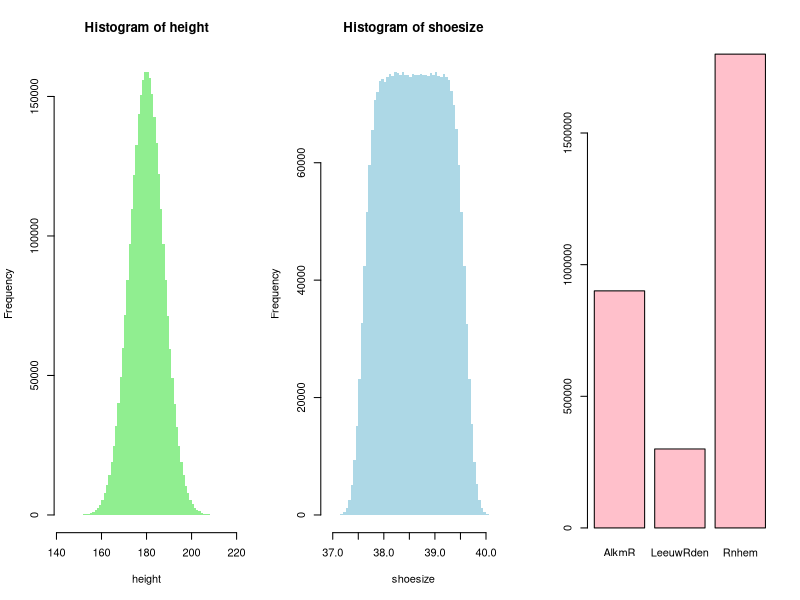
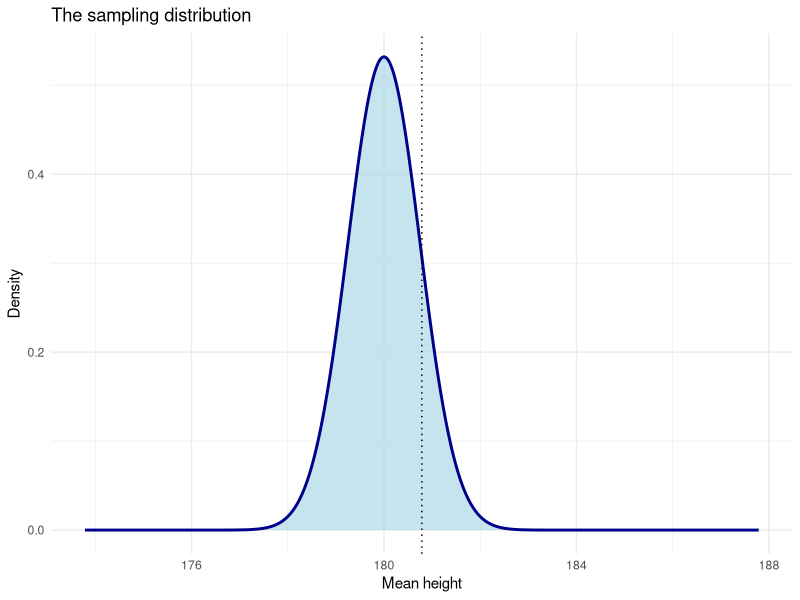
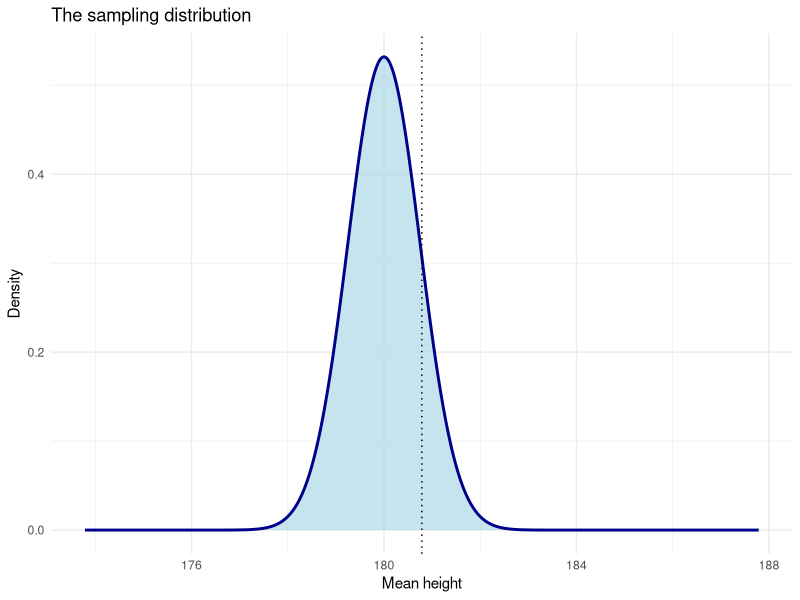
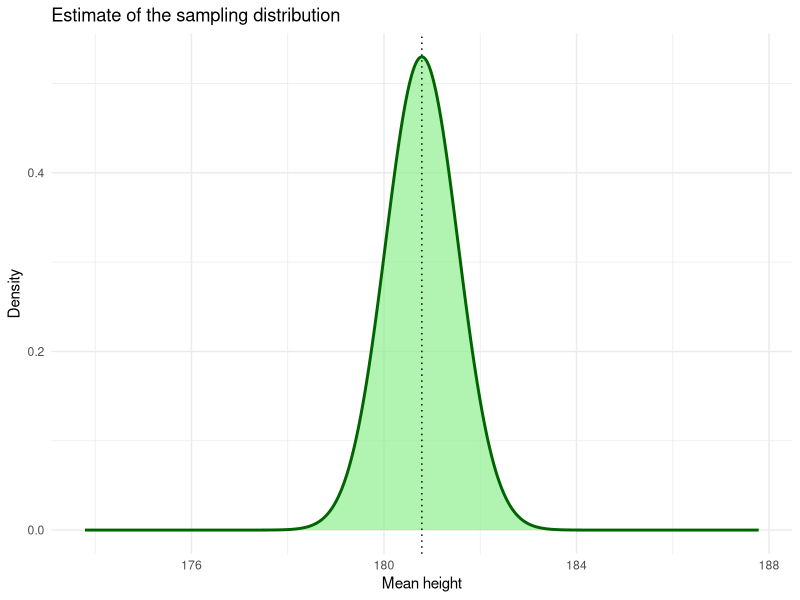
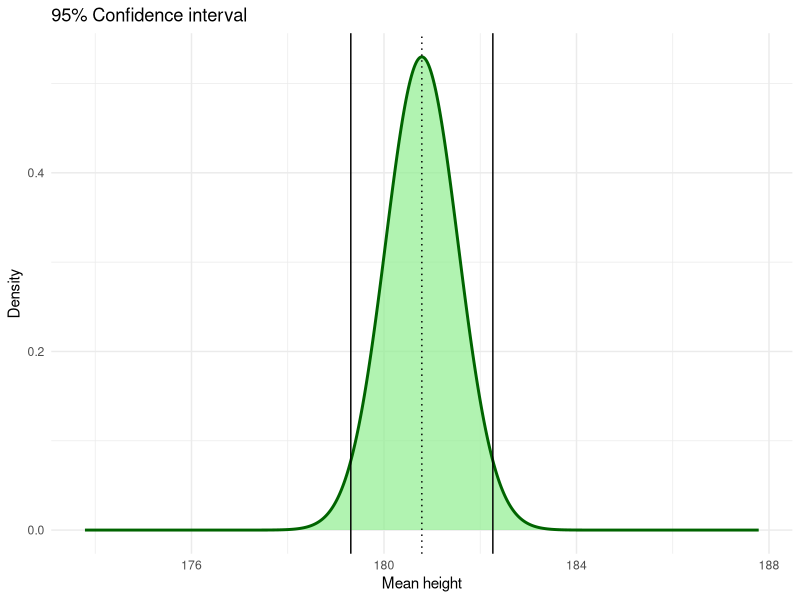
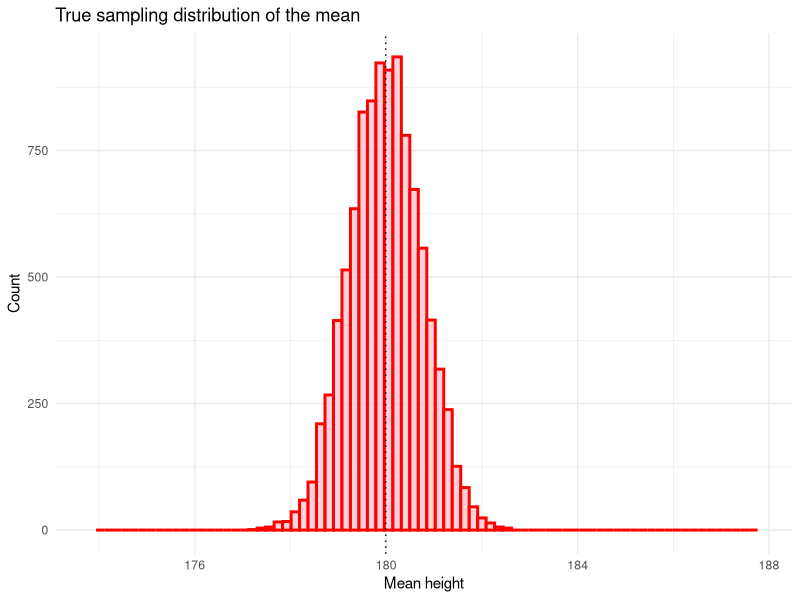
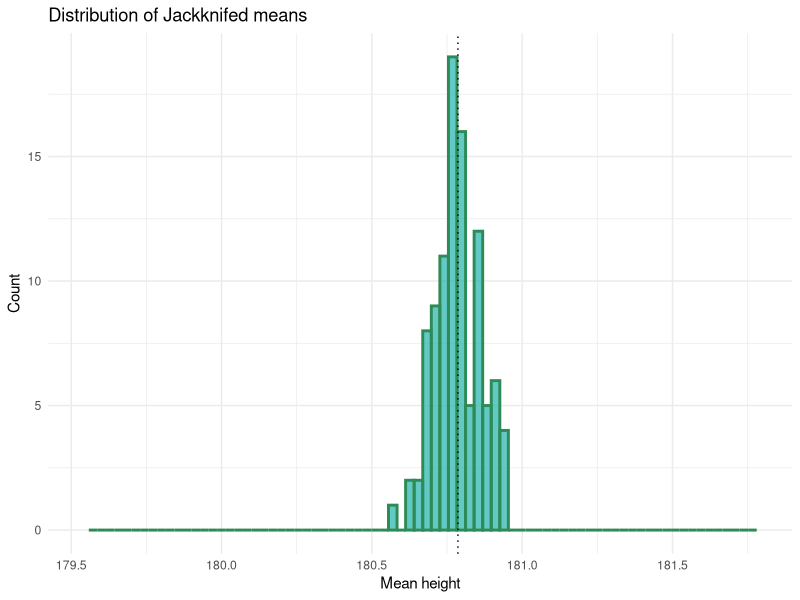
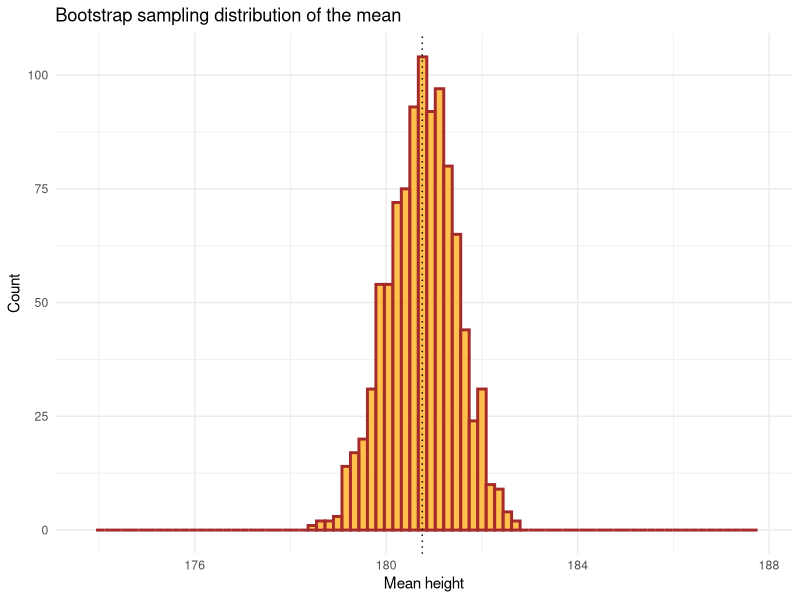

Here is the R script that generated these plots, in order:
## ---- chunk 1
knitr::opts_chunk$set(dev        = "png",
                      dev.args   = list(bg = "transparent"), 
                      fig.align  = "center",
                      message    = FALSE, 
                      warning    = FALSE)
## ---- chunk 2
library(dplyr)    # Data manipulation
library(magrittr) # Pipes
library(ggplot2)  # Plotting suite
library(boot)     # Bootstrapping functions
## ---- chunk 3
set.seed(54321)
 
height   <- rnorm(3e6, mean = 180, sd = 7.5)
shoesize <- 35 + 0.02*height + runif(3e6, -1, 1)
city     <- sample(c("Rnhem", "AlkmR", "LeeuwRden"), size = 3e6, 
                   prob = c(0.6, 0.3, 0.1), replace = TRUE)

sumR <- data.frame(height, shoesize, city)
## ---- chunk 4
par(mfrow = c(1,3))
hist(height,   breaks = 80, col = "light green", border = "transparent")
hist(shoesize, breaks = 80, col = "light blue",  border = "transparent")
table(city) %>% barplot(col = "pink")
## ---- chunk 5
samp100 <- sample(3e6, size = 100)
sdat100 <- sumR[samp100, ]
head(sdat100)
## ---- chunk 6
m <- mean(sdat100$height)
m
## ---- chunk 7
x <- seq(m - 7, m + 7, len = 1000)
p <- 
  data.frame(x, y = dnorm(x = x, 180, .75)) %>% 
  ggplot(aes(x = x, y = y)) +
  geom_polygon(fill = "light blue", alpha = 0.7) +
  geom_line(lwd = 1, col = "dark blue") +
  geom_vline(xintercept = m, lty = 3) +
  labs(x = "Mean height", y = "Density", 
       title = "The sampling distribution",
       fill = "") +
  theme_minimal()

plot(p)
## ---- chunk 8
se <- sd(sdat100$height)/sqrt(100)
se
## ---- chunk 9
x <- seq(m - 7, m + 7, len = 1000)
p <- 
  data.frame(x, y = dnorm(x = x, 180, .75)) %>% 
  ggplot(aes(x = x, y = y)) +
  geom_polygon(fill = "light blue", alpha = 0.7) +
  geom_line(lwd = 1, col = "dark blue") +
  geom_vline(xintercept = m, lty = 3) +
  labs(x = "Mean height", y = "Density", 
       title = "The sampling distribution",
       fill = "") +
  theme_minimal()

plot(p)
## ---- chunk 10
p <- 
  data.frame(x, y = dnorm(x = x, m, se)) %>% 
  ggplot(aes(x = x, y = y)) +
  geom_polygon(fill = "light green", alpha = 0.7) +
  geom_line(lwd = 1, col = "dark green") +
  geom_vline(xintercept = m, lty = 3) +
  labs(x = "Mean height", y = "Density", 
       title = "Estimate of the sampling distribution",
       fill = "") +
  theme_minimal()

plot(p)
## ---- chunk 11
(ci <- c(m - 1.96*se, m + 1.96*se))
## ---- chunk 12
p <- 
  data.frame(x, y = dnorm(x = x, m, se)) %>% 
  ggplot(aes(x = x, y = y)) +
  geom_polygon(fill = "light green", alpha = 0.7) +
  geom_line(lwd = 1, col = "dark green") +
  geom_vline(xintercept = m, lty = 3) +
  geom_vline(xintercept = ci[1]) +
  geom_vline(xintercept = ci[2]) +
  labs(x = "Mean height", y = "Density", 
       title = "95% Confidence interval",
       fill = "") +
  theme_minimal()

plot(p)
## ---- chunk 13
means <- numeric(10000)

for (i in 1:10000) {
  
  means[i] <- mean(sumR$height[sample(3e6, size = 100)])
  
}
## ---- chunk 14
p <-
  data.frame(x = means) %>%
  ggplot(aes(x = x)) +
  xlim(m - 7, m + 7) +
  geom_histogram(lwd = 1, col = "red", fill = "pink", alpha = 0.7, bins = 80) +
  geom_vline(xintercept = mean(means), lty = 3) +
  labs(x = "Mean height", y = "Count",
       title = "True sampling distribution of the mean") +
  theme_minimal()

plot(p)
## ---- chunk 15
jknf <- numeric(100)

for (i in 1:100) jknf[i] <- mean(sdat100$height[-i])
## ---- chunk 16
p <-
  data.frame(x = jknf) %>%
  ggplot(aes(x = x)) +
  xlim(m - 1.25, m + 1) +
  geom_histogram(lwd = 1, col = "seagreen", fill = "lightseagreen", alpha = 0.7, bins = 80) +
  geom_vline(xintercept = m, lty = 3) +
  labs(x = "Mean height", 
       y = "Count", 
       title = "Distribution of Jackknifed means") +
  theme_minimal()

plot(p)
## ---- chunk 17
jkse <- sqrt(99/100*sum((jknf - mean(jknf))^2))
## ---- chunk 18
cat("Jackknife estimate:", round(jkse, 3), 
    "\nTrue standarderror: 0.750")
## ---- chunk 19
btsp <- numeric(1000)

for (i in 1:1000) btsp[i] <- mean(sdat100$height[sample(100, replace = TRUE)])
## ---- chunk 20
p <-
  data.frame(x = btsp) %>%
  ggplot(aes(x = x)) +
  xlim(m - 7, m + 7) +
  geom_histogram(lwd = 1, col = "brown", fill = "orange", alpha = 0.7, bins = 80) +
  geom_vline(xintercept = mean(btsp), lty = 3) +
  labs(x = "Mean height", y = "Count",
       title = "Bootstrap sampling distribution of the mean") +
  theme_minimal()

plot(p)
## ---- chunk 21
p <-
  data.frame(x = means) %>%
  ggplot(aes(x = x)) +
  xlim(m - 7, m + 7) +
  geom_histogram(lwd = 1, col = "red", fill = "pink", alpha = 0.7, bins = 80) +
  geom_vline(xintercept = mean(means), lty = 3) +
  labs(x = "Mean height", y = "Count",
       title = "True sampling distribution of the mean") +
  theme_minimal()

plot(p)
## ---- chunk 22
p <-
  data.frame(x = btsp) %>%
  ggplot(aes(x = x)) +
  xlim(m - 7, m + 7) +
  geom_histogram(lwd = 1, col = "brown", fill = "orange", alpha = 0.7, bins = 80) +
  geom_vline(xintercept = mean(btsp), lty = 3) +
  labs(x = "Mean height", y = "Count",
       title = "Bootstrap sampling distribution of the mean") +
  theme_minimal()

plot(p)
## ---- chunk 23
log(mean(sdat100$shoesize))
## ---- chunk 24
logm <- numeric(10000)
for (i in 1:10000) logm[i] <- log(mean(sumR$shoesize[sample(3e6, 100)]))
mlogm <- mean(logm)
## ---- chunk 25
p <-
  data.frame(x = logm) %>%
  ggplot(aes(x = x)) +
  xlim(mlogm - .01, mlogm + .01) +
  geom_histogram(lwd = 1, col = "dark grey", fill = "grey", alpha = 0.7, bins = 80) +
  geom_vline(xintercept = mean(btsp), lty = 3) +
  labs(x = "Log mean shoe size", y = "Count",
       title = "True sampling distribution of log mean shoe size") +
  theme_minimal()

plot(p)
## ---- chunk 26
blogm <- numeric(10000)
for (i in 1:10000) 
  blogm[i] <- log(mean(sdat100$shoesize[sample(100, replace = TRUE)]))

## ---- chunk 27
p <-
  data.frame(x = blogm) %>%
  ggplot(aes(x = x)) +
  xlim(mlogm - .01, mlogm + .01) +
  geom_histogram(lwd = 1, col = "brown", fill = "orange", alpha = 0.7, bins = 80) +
  geom_vline(xintercept = mean(btsp), lty = 3) +
  labs(x = "Log mean shoe size", y = "Count",
       title = "Bootstrap sampling distribution of log mean shoe size") +
  theme_minimal()

plot(p)
## ---- chunk 28
bprp <- numeric(10000)
for (i in 1:10000) 
  bprp[i] <- table(sdat100$city[sample(100, replace = TRUE)])["LeeuwRden"]/100
## ---- chunk 29
p <-
  data.frame(x = bprp) %>%
  ggplot(aes(x = x)) +
  xlim(0, .5) +
  geom_histogram(lwd = 1, col = "brown", fill = "orange", alpha = 0.7, bins = 50) +
  geom_vline(xintercept = mean(btsp), lty = 3) +
  labs(x = "Proportion of humans in LeeuwRden", y = "Count",
       title = "Bootstrap sampling distribution of proportion") +
  theme_minimal()

plot(p)
## ---- chunk 30
mystat <- function(dat, index) {
  median(dat$height[index])/mean(dat$shoesize[index])
}

bootstat <- sdat100 %>% boot(mystat, R = 1000)

# SE
sd(bootstat$t)

# 95% CI
bootstat$t %>% quantile(c(0.025, 0.975))
## ---- chunk 31
# Distribution
data.frame(mystat = bootstat$t) %>% 
  ggplot(aes(x = mystat)) +
  geom_density(fill = "light seagreen") +
  xlim(4.5, 4.8) +
  theme_minimal()
